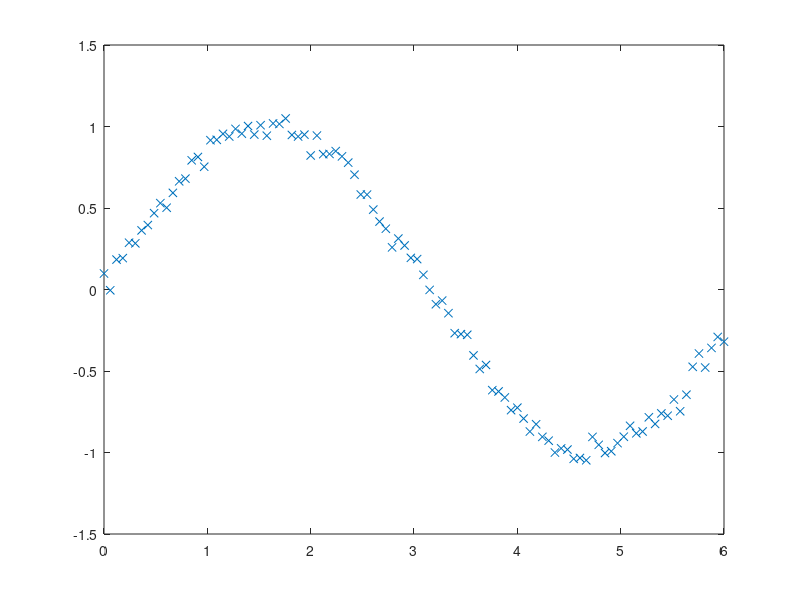

Write the MATLAB code that produced this figure. (Note: this script raises an error after producing the figure.)
function [network, y] = gmm_network()
clear 
clc

n_samples = 100;

%% generate random data
sigma_r = [0.05];
w_r = [1]; % has to sum to one

train.x = linspace(0, 6, n_samples)';
train.y = zeros(n_samples, 1);

for i=1:n_samples
    train.y(i)= normrnd( sin(train.x(i)), sigma_r);

end
plot(train.x,train.y,'x')

%w_r = permute(w_r, [1 3 2] );

%% define model
% parameters
n_inputs = 1;
n_outputs = 1;

n_hidden = [5];

% layers
layers{1}= AffineLayer(n_inputs, n_hidden(1));
layers{2}= SigmoidLayer();

layers{3}= AffineLayer(n_hidden(1), 1);

layers{4}= L2Loss();

% create model
network= NetworkModel( );

network.add_node(layers{1});
network.add_node(layers{2}, layers{1});
network.add_node(layers{3}, layers{2});
network.add_node(layers{4}, layers{3});


%model.layers{1}.params.mu = rand(1, n_dim, n_kernels);
%model.layers{1}.params.sigma = rand(1, n_dim, n_kernels);
%model.layers{1}.params.w = 1; %rand(1, 1, n_kernels);

layers{1}.const.x = train.x;
layers{4}.const.y = train.y;

w = network.params2vect();


%% compute forward pass
y = network.forward();

%% compute backward pass
dy_dw = network.backward(layers{4});


%% gradient check
grad_check(@loss_dloss, network.n_params, 200, network);

%% run training

w0 = rand(network.n_params, 1);
f = @(x)loss_dloss(x, network);

options = optimset('Display','iter', 'MaxIter', 100, 'GradObj','on');

[w_p, fval] = fminunc(f, w0, options);

y = loss_eval(w_p, network);


%% graph
if n_inputs == 1
    figure(2)
    
    y_plot= prob_eval(train.x, network);
    
    plot(train.x,train.y,'x')
    hold on
    plot(train.x, y_plot,'g-');
    hold off
        
    figure(1)
end


end



function y = loss_eval(w, model)
    model.vect2params(w);
    y = model.forward();
    
    %y = y{end};
end

function y = prob_eval(x, network)
    network.nodes{1}.const.x = x;
    y = network.forward(network.nodes{3});
    
    %y = y{end-1};
end

function dy = dloss_eval(w, model)
    model.vect2params(w);
    y = model.forward();
    dy = backward(model); 
end

function [loss, dloss] = loss_dloss(w, model)
    % forward pass
    model.vect2params(w);
    loss = model.forward();
        
    % backward pass
    %if nargout == 2
    dloss = model.backward(); 
    %end
end